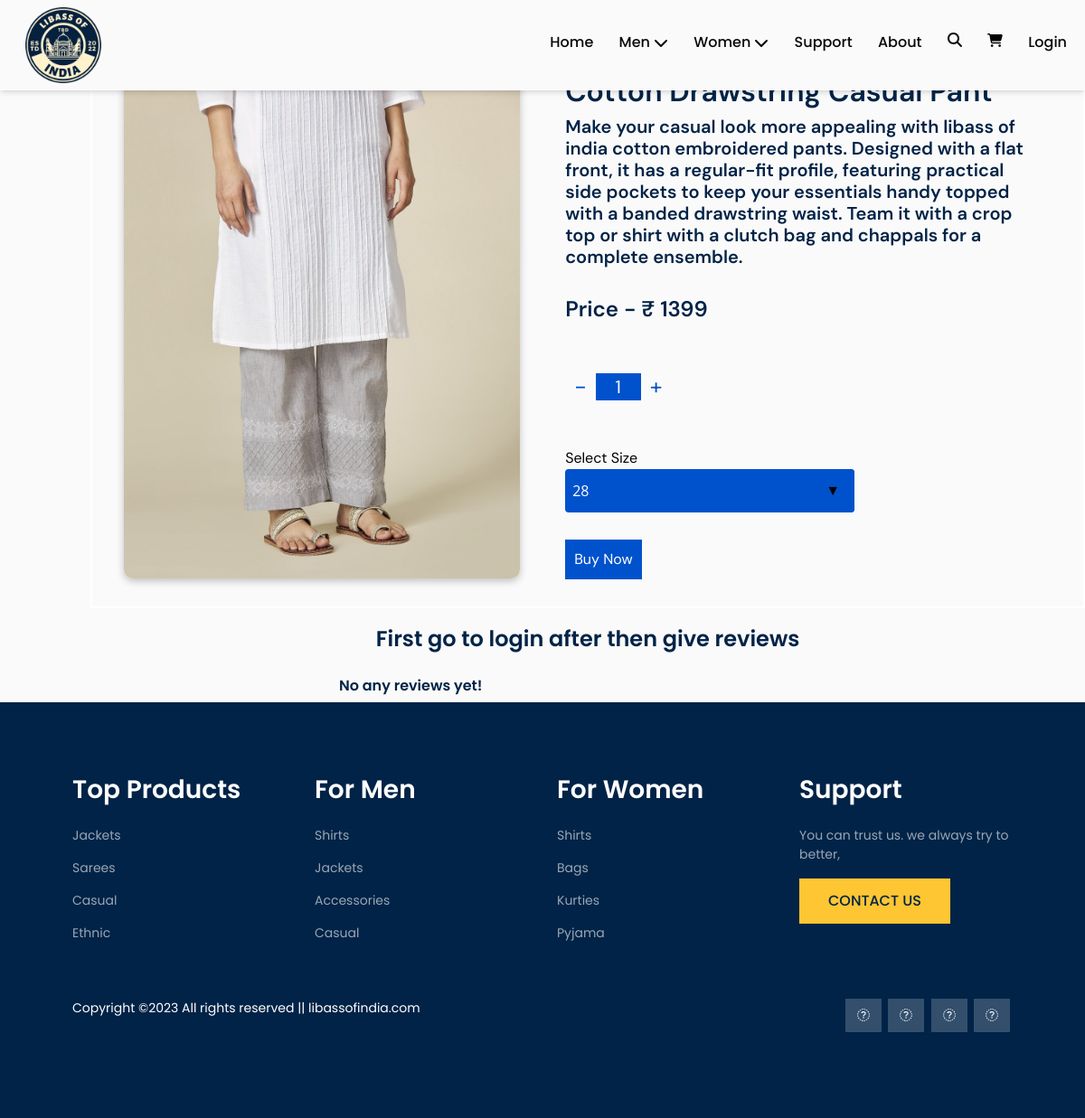
Screenshot of /product-detail/13/ with the database file from the repository.
### Mainpage/models.py (models this page shows)
class ProductData(models.Model):
    product_id = models.AutoField
    product_name = models.TextField(max_length=200,default="")
    product_desc = models.TextField(max_length=5000,default="")
    product_img = models.ImageField(upload_to="product_img/")
    product_gender = models.TextField(max_length=20,
                                      choices=(("Male","Male"),("Female","Female")),default="Male")
    product_category = models.TextField(max_length=100,default="")
    product_subcategory = models.TextField(max_length=100,default="")
    product_price = models.IntegerField(default=0)
    product_size = models.TextField(max_length=100,default="")

### Mainpage/views.py (the view, shortened to what this page needs)
# urls.py: path("product-detail/<id>/",views.Product_Detail,name="Product_Detail"),
def Product_Detail(request,id):
    product_data = ProductData.objects.filter(id=id).values()
    reviews_data = ReviewData.objects.filter(product_id = id).all().values()
    myproducts = []
    for i in product_data:
        mydic = {}
        mydic["id"] = i["id"]
        mydic["product_name"] = i["product_name"]
        mydic["product_desc"] = i["product_desc"]
        mydic["product_img"] = i["product_img"]
        mydic["product_price"] = i["product_price"]
        product_size = i["product_size"].split(" ")
        while("" in product_size):
            product_size.remove("")
        mydic["product_size"] = product_size
        myproducts.append(mydic)
    review_list = []
    return render(request,"Mainpage/product-detail.html",{"product_data":myproducts,"review_list":review_list})

### Mainpage/templates/Mainpage/Product-detail.html (shortened to what this page needs)
{% extends 'Mainpage/basic.html' %}
{% load static %}
    {% block style %}
    <link rel="stylesheet" href="{% static 'css/product_detail.css' %}">
    {% endblock %}
    {% block body %}
    <div class="main-container">
        <div class="content">
            {% for i in product_data %}
            <div class="part1">
                <img src="/media/{{i.product_img}}" alt="">
            </div>
            <div class="part2">
                <div class="heading">
                    <h2>{{i.product_name}}</h2>
                    <h5>{{i.product_desc}}</h5><br>
                    <h4>Price - ₹ {{i.product_price}}</h4><br>
                </div>
                <div class="counter">
                    <span class="down" onClick='decreaseCount(event, this)'>-</span>
                    <input type="text" value="1">
                    <span class="up" onClick='increaseCount(event, this)'>+</span>
                </div><br><br>
                <form action="/cart/" method="post">{% csrf_token %}
                {% if i.product_size %}
                <label for="">Select Size</label>
                <div class="select">
                    <select name="pro_size" id="format" required>
                        {% for j in i.product_size %}
                        <option value="{{j}}">{{j}}</option>
                        {% endfor %}
                    </select>
                </div>
                {% else %}
                <input type="hidden" name="pro_size" value="No Size" id="">
                {% endif %}
                <div class="buybtn">
                        <button type="submit" id="buy_btn">Buy Now</button>
                </div>
            </form>
            </div>
            {% endfor %}
        </div>
    </div>
    <div class="main">
        <div class="reviews">
            {% if user.is_authenticated %}
            {% for i in product_data %}
            <h3 style="color: #de5824; text-align: center;">Rating</h3>
            <div class="forms">
                <form action="/Review-page/" method="post">{% csrf_token %}
                    <div class="mb-3">
                        <label for="" class="form-label">Add Rating</label>
                        <div class="rating">
                            <span class="rating__result" id="results" hidden></span>
                            <i class="rating__star far fa-star"></i>
                            <i class="rating__star far fa-star"></i>
                            <i class="rating__star far fa-star"></i>
                            <i class="rating__star far fa-star"></i>
                            <i class="rating__star far fa-star"></i>
                        </div>
                    </div>
                    <div class="mb-3">
                        <label for="" class="form-label">Enter Review</label>
                        <textarea class="form-control" id="" name="review" rows="3" required></textarea>
                    </div>
                    <input type="text" name="result" id="myresult" hidden>
                    <input type="text" name="product_id" value="{{i.id}}" id="event" hidden>
                    <input type="text" name="username" value="{{user.first_name}}" id="name" hidden>
                    <button type="submit" id="submits" class="btn btn-primary mb-3">Submit</button>
                </form>
            </div>
            {% endfor %}
            {% else %}
            <h4 style="text-align: center; padding: 20px;">First go to login after then give reviews</h4>
            {% endif %}
            {% if review_list %}
            <div class="all_reviews">
                {% for i in review_list %}
                <div class="my_review">
                    <div class="headers">
                        <div class="box1">
                            <i style='font-size:25px;' class='far'>&#xf2bd;</i>
                        </div>
                        <div class="box2">
                            <h6>{{i.reviewer_name}}</h6>
                        </div>
                    </div>
                    <div class="footer">
                        <div class="ratings" style="margin-left: 55px;">
                            {% for j in i.stars|make_list %}
                            <i style="font-size: 20px; color: black;" class="fa fa-star"></i>
                            {% endfor %}
                        </div>
                    </div>
                    <div class="text-content" style="margin-left: 55px;">
                        <p>{{i.review_text}}</p>
                    </div>
                </div>
                {% endfor %}
            </div>
            {% else %}
            <h6>No any reviews yet!</h6>
            {% endif %}
        </div>
    </div>
    {% endblock %}

### static/css/basic.css (style rules this page uses)
:root { --color-white-100: hsl(206, 5%, 98%); --color-white-200: hsl(206, 5%, 90%); --color-white-300: hsl(206, 5%, 80%); --color-white-400: hsl(206, 5%, 65%); --color-white-500: hsl(206, 5%, 50%); --color-black-100: hsl(213, 23%, 8%); --color-black-200: hsl(214, 21%, 6%); --color-black-300: hsl(210, 21%, 6%); --color-black-400: hsl(216, 22%, 4%); --color-black-500: hsl(220, 18%, 3%); --color-pink-100: hsl(326, 85%, 90%); --color-pink-200: hsl(327, 87%, 80%); --color-pink-300: hsl(329, 86%, 70%); --color-pink-400: hsl(330, 81%, 60%); --color-pink-500: hsl(333, 71%, 50%); --shadow-small: 0 1px 3px 0 rgba(0, 0, 0, 0.1), 0 1px 2px 0 rgba(0, 0, 0, 0.06); --shadow-medium: 0 4px 6px -1px rgba(0, 0, 0, 0.1), 0 2px 4px -1px rgba(0, 0, 0, 0.06); --shadow-large: 0 10px 15px -3px rgba(0, 0, 0, 0.1), 0 4px 6px -2px rgba(0, 0, 0, 0.05); }
body { -ms-overflow-style: none; scrollbar-width: none; overflow: hidden; overflow-y: scroll; }
*, *::before, *::after { padding: 0; margin: 0; box-sizing: border-box; list-style: none; list-style-type: none; text-decoration: none; -webkit-font-smoothing: antialiased; -moz-osx-font-smoothing: grayscale; text-rendering: optimizeLegibility; }
html { font-size: 100%; box-sizing: inherit; scroll-behavior: smooth; height: -webkit-fill-available; }
body { font-family: "Segoe UI", Tahoma, Geneva, Verdana, sans-serif; font-size: 1rem; font-weight: 400; line-height: 1.5; height: -webkit-fill-available; color: var(--color-black-500); background-color: var(--color-white-100); }
a, button { cursor: pointer; border: none; outline: none; -webkit-user-select: none; -moz-user-select: none; -ms-user-select: none; user-select: none; background: none; box-shadow: none; }
img, video { display: block; max-width: 100%; height: auto; -o-object-fit: cover; object-fit: cover; }
:root { --white: #fff; --black: #000; --dark: #1e1e1e; --gray: rgba(1, 1, 1, 0.6); --lite: rgba(255, 255, 255, 0.6); --primary: #002347; --secondary: #fdc632; }
body { margin: 0; overflow-x: hidden !important; font-family: "Poppins", sans-serif; }
a, button { transition: 0.5s; }
h1, h2, h3, h4, h5, h6 { color: var(--primary); font-weight: 600; }
a, button, input, textarea, select { outline: none !important; }

### static/css/product_detail.css (style rules this page uses)
.main-container { border: 2px solid white; margin-left: 100px; }
.main-container .content { height: auto; margin-top: 50px; display: flex; flex-wrap: wrap; justify-content: center; align-items: center; }
.main-container .content .part1 { height: 100%; width: 40%; box-shadow: rgba(0, 0, 0, 0.24) 0px 3px 8px; border-radius: 10px; margin: 20px; }
.main-container .content .part1 img { width: 100%; border-radius: 10px; }
.main-container .content .part2 { height: 100%; width: 50%; font-family: 'DM Sans', sans-serif; color: black; padding: 10px; margin: 20px; }
.counter { display: flex; align-items: center; margin-top: 20px; }
.counter input { width: 50px; border: 0; line-height: 30px; font-size: 20px; text-align: center; background: #0052cc; color: #fff; appearance: none; outline: 0; }
.counter span { display: block; font-size: 25px; padding: 0 10px; cursor: pointer; color: #0052cc; user-select: none; }
.main-container .content .part2 .buybtn { margin-top: 30px; }
.main-container .content .part2 .buybtn button { padding: 10px; border: none; background-color: #0052cc; color: white; }
.main { margin-left: 100px; display: flex; flex-wrap: wrap; justify-content: center; }
.reviews { width: 50%; }
select { -webkit-appearance:none; -moz-appearance:none; -ms-appearance:none; appearance:none; outline:0; box-shadow:none; border:0!important; background: #0052cc; background-image: none; flex: 1; padding: 0 .5em; color: white; cursor:pointer; font-size: 1em; font-family: 'Open Sans', sans-serif; }
.select { position: relative; display: flex; width: 20em; height: 3em; line-height: 3; background: #0052cc; overflow: hidden; border-radius: .25em; }
.select::after { content: '\25BC'; position: absolute; top: 0; right: 0; padding: 0 1em; background: #0052cc; cursor:pointer; pointer-events:none; transition:.25s all ease; }

### rows the page displays
ProductData: product_img (picture), product_name "Cotton Drawstring Casual Pant", product_desc "Make your casual look more appealing with libass of india cotton embroidered pants. Designed with a flat front, it has a regular-fit profile, featuring practical side pockets to keep your essentials handy topped with a banded drawstring waist. Team it with a crop top or shirt with a clutch bag and chappals for a complete ensemble."

### other values shown
{{ i.product_price }} "1399"
form field pro_size "28"
